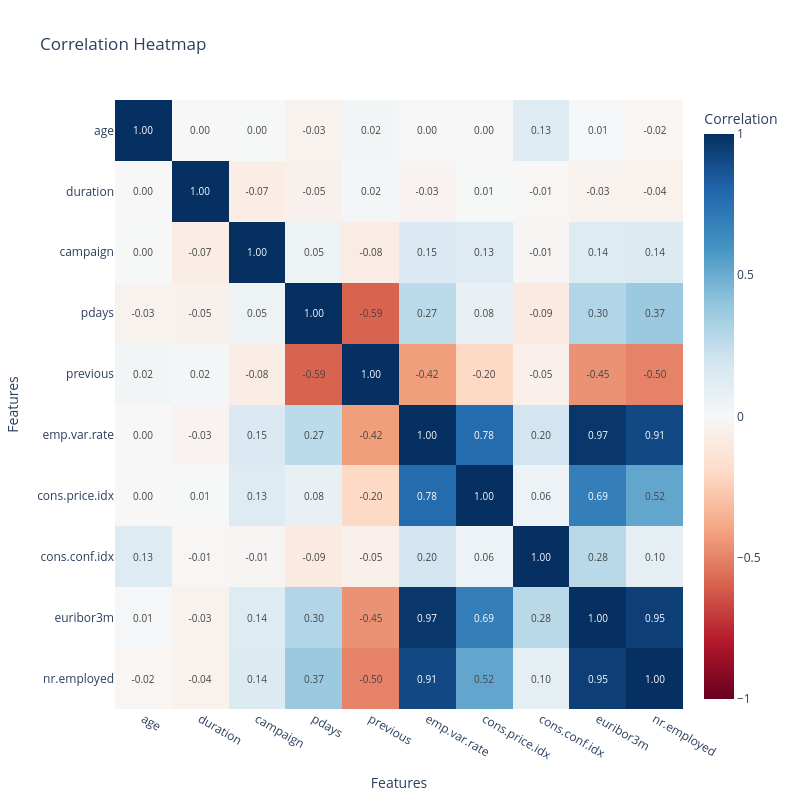

Write notebook code for a chart like this one.
### Markdown cell above
**Correlation Matrix**

### Code cell
corr_matrix = df[numeric_cols].corr()

fig = go.Figure(
    data=[
        go.Heatmap(
            z = corr_matrix.values,
            x = corr_matrix.columns,
            y = corr_matrix.columns,
            colorscale="RdBu",
            zmid=0,
            text=corr_matrix.values,
            texttemplate='%{text:.2f}',
            textfont={"size": 10},
            colorbar=dict(title="Correlation")
        )
    ]
)

fig.update_layout(
    title='Correlation Heatmap',
    width=800,
    height=800,
    xaxis_title='Features',
    yaxis_title='Features',
    yaxis={'autorange': 'reversed'}
)

fig.show()

### Figure 1 — Plotly figure (JSON) as saved in the notebook; plotly's stock layout.template omitted (floating-point values rounded to 4 significant figures)
{"data": [{"colorbar": {"title": {"text": "Correlation"}}, "colorscale": [[0, "rgb(103,0,31)"], [0.1, "rgb(178,24,43)"], [0.2, "rgb(214,96,77)"], [0.3, "rgb(244,165,130)"], [0.4, "rgb(253,219,199)"], [0.5, "rgb(247,247,247)"], [0.6, "rgb(209,229,240)"], [0.7, "rgb(146,197,222)"], [0.8, "rgb(67,147,195)"], [0.9, "rgb(33,102,172)"], [1, "rgb(5,48,97)"]], "text": [[1.0, -0.0008657, 0.004594, -0.03437, 0.02436, -0.0003707, 0.0008567, 0.1294, 0.01077, -0.01773], [-0.0008657, 1.0, -0.0717, -0.04758, 0.02064, -0.02797, 0.005312, -0.008173, -0.0329, -0.0447], [0.004594, -0.0717, 1.0, 0.05258, -0.07914, 0.1508, 0.1278, -0.01373, 0.1351, 0.1441], [-0.03437, -0.04758, 0.05258, 1.0, -0.5875, 0.271, 0.07889, -0.09134, 0.2969, 0.3726], [0.02436, 0.02064, -0.07914, -0.5875, 1.0, -0.4205, -0.2031, -0.05094, -0.4545, -0.5013], [-0.0003707, -0.02797, 0.1508, 0.271, -0.4205, 1.0, 0.7753, 0.196, 0.9722, 0.907], [0.0008567, 0.005312, 0.1278, 0.07889, -0.2031, 0.7753, 1.0, 0.05899, 0.6882, 0.522], [0.1294, -0.008173, -0.01373, -0.09134, -0.05094, 0.196, 0.05899, 1.0, 0.2777, 0.1005], [0.01077, -0.0329, 0.1351, 0.2969, -0.4545, 0.9722, 0.6882, 0.2777, 1.0, 0.9452], [-0.01773, -0.0447, 0.1441, 0.3726, -0.5013, 0.907, 0.522, 0.1005, 0.9452, 1.0]], "textfont": {"size": 10}, "texttemplate": "%{text:.2f}", "type": "heatmap", "x": ["age", "duration", "campaign", "pdays", "previous", "emp.var.rate", "cons.price.idx", "cons.conf.idx", "euribor3m", "nr.employed"], "y": ["age", "duration", "campaign", "pdays", "previous", "emp.var.rate", "cons.price.idx", "cons.conf.idx", "euribor3m", "nr.employed"], "z": [[1.0, -0.0008657, 0.004594, -0.03437, 0.02436, -0.0003707, 0.0008567, 0.1294, 0.01077, -0.01773], [-0.0008657, 1.0, -0.0717, -0.04758, 0.02064, -0.02797, 0.005312, -0.008173, -0.0329, -0.0447], [0.004594, -0.0717, 1.0, 0.05258, -0.07914, 0.1508, 0.1278, -0.01373, 0.1351, 0.1441], [-0.03437, -0.04758, 0.05258, 1.0, -0.5875, 0.271, 0.07889, -0.09134, 0.2969, 0.3726], [0.02436, 0.02064, -0.07914, -0.5875, 1.0, -0.4205, -0.2031, -0.05094, -0.4545, -0.5013], [-0.0003707, -0.02797, 0.1508, 0.271, -0.4205, 1.0, 0.7753, 0.196, 0.9722, 0.907], [0.0008567, 0.005312, 0.1278, 0.07889, -0.2031, 0.7753, 1.0, 0.05899, 0.6882, 0.522], [0.1294, -0.008173, -0.01373, -0.09134, -0.05094, 0.196, 0.05899, 1.0, 0.2777, 0.1005], [0.01077, -0.0329, 0.1351, 0.2969, -0.4545, 0.9722, 0.6882, 0.2777, 1.0, 0.9452], [-0.01773, -0.0447, 0.1441, 0.3726, -0.5013, 0.907, 0.522, 0.1005, 0.9452, 1.0]], "zmid": 0}], "layout": {"height": 800, "title": {"text": "Correlation Heatmap"}, "width": 800, "xaxis": {"title": {"text": "Features"}}, "yaxis": {"autorange": "reversed", "title": {"text": "Features"}}}}
